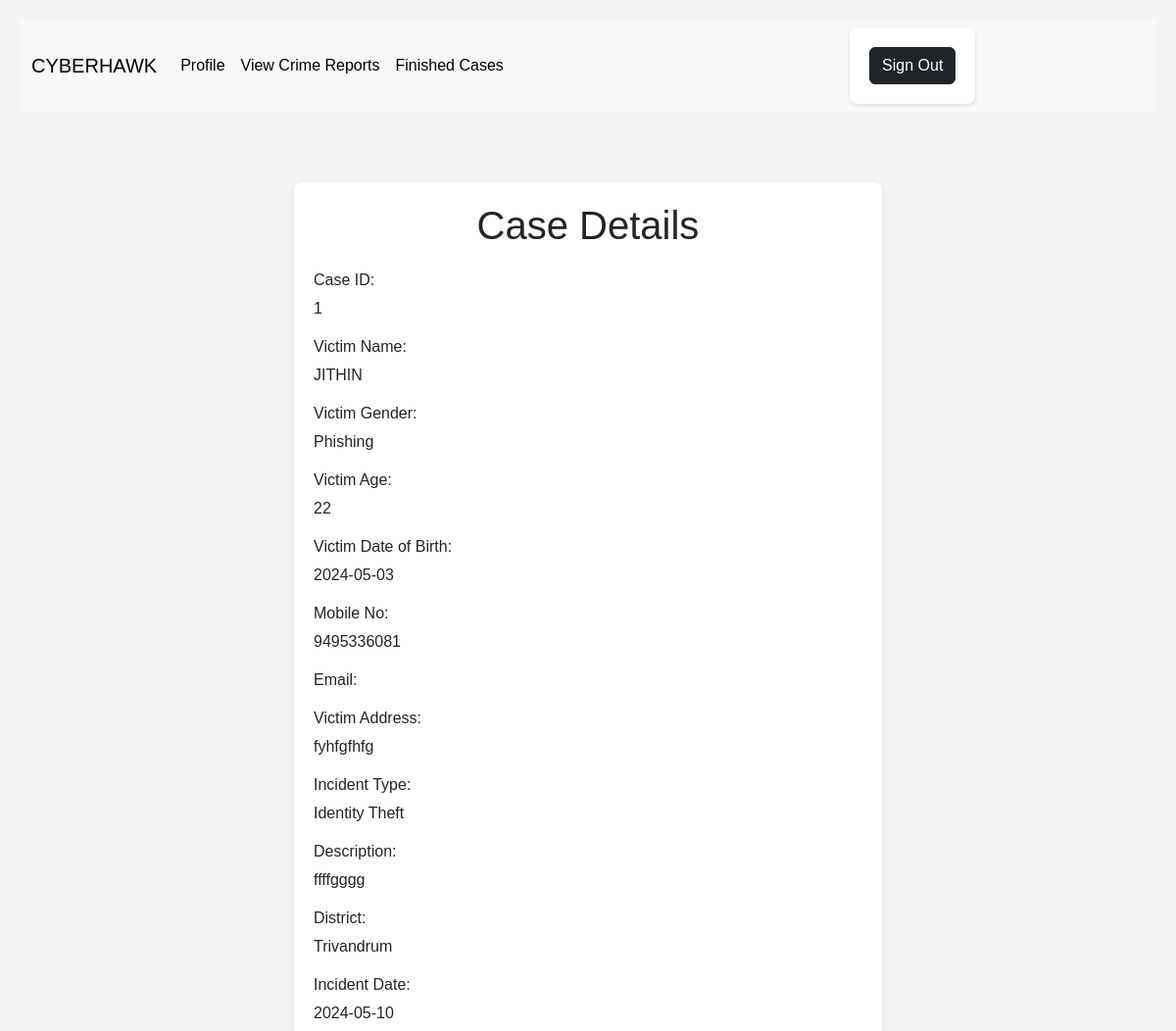
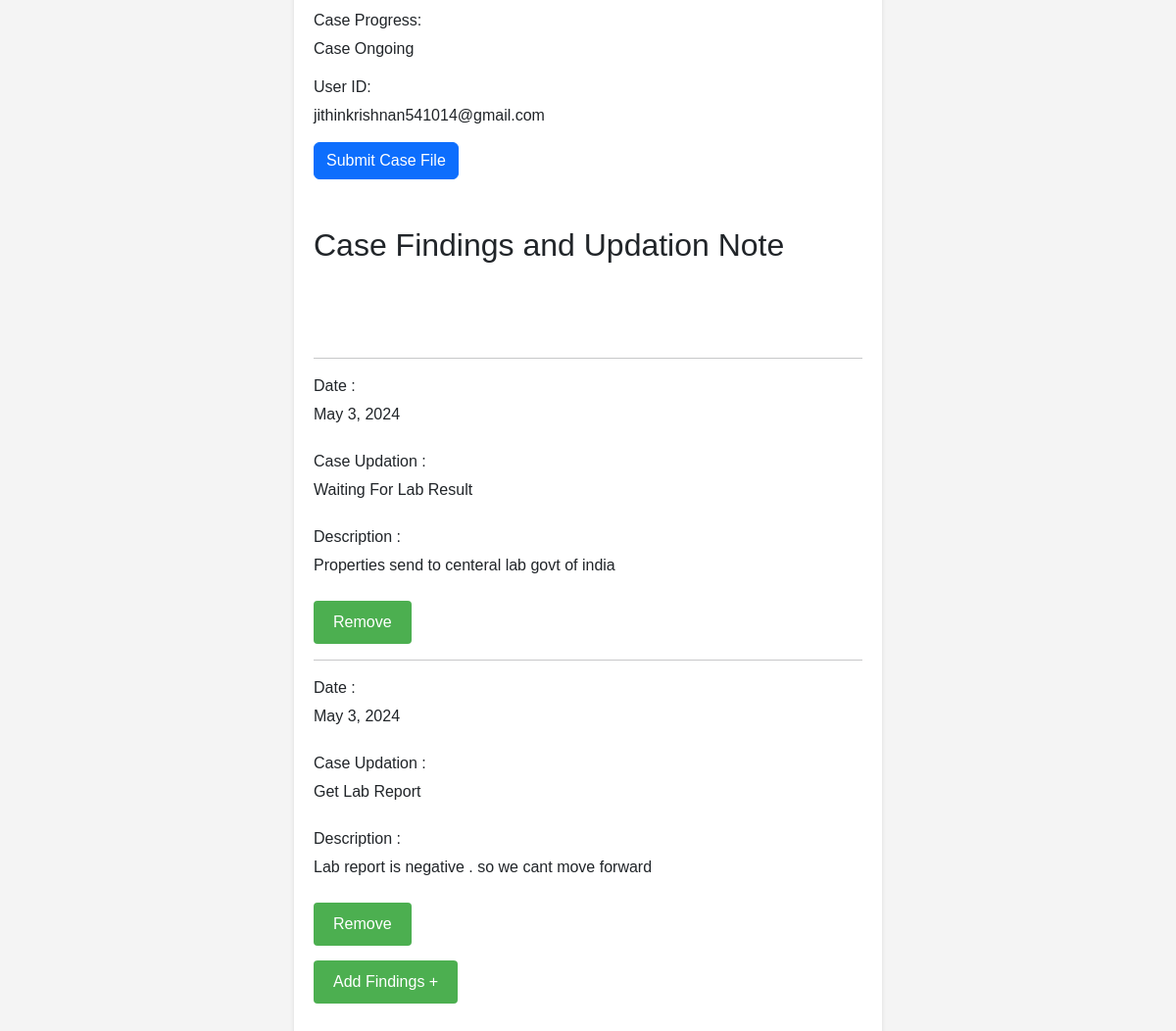
Screenshot of /Staff/Assign1/1 with the database file from the repository (2 pictures, top to bottom).
### website/models.py (models this page shows, shortened)
class crimetable(models.Model):
    case_id = models.IntegerField(primary_key='true', auto_created="true")
    victim_name =models.CharField(max_length=30)
    victim_gender = models.CharField(max_length=50)
    victim_age =models.CharField(max_length=15)
    victim_dob = models.CharField(max_length=15)
    mobile_no = models.CharField(max_length=15)
    email = models.CharField(max_length=40)
    victim_address = models.CharField(max_length=50)
    incident_type = models.CharField(max_length=50)
    description = models.CharField(max_length=100)
    district = models.CharField(max_length=25)
    incident_date = models.CharField(max_length=20)
    case_progress = models.IntegerField(default=0) # 1- case closed , 0- registred , 2- case is on going
    userid=models.ForeignKey(registrationtable,on_delete=models.SET_NULL,null=True)

class CaseFlow(models.Model):
    date=models.DateField(auto_now=True)
    findings=models.CharField(max_length=200)
    description=models.CharField(max_length=200)
    case_id = models.ForeignKey(crimetable,on_delete=models.CASCADE)

### Staff/views.py (the view)
# urls.py: path('Assign1/<int:id>',views.Assign1, name='Assign1'),
@csrf_exempt
def Assign1(request,id):
    a=crimetable.objects.filter(case_id=id).first()
    b=CaseFlow.objects.filter(case_id=a)
    return render(request,"Staff/casereport.html",{"data":a,"developments":b})

### templates/Staff/casereport.html (shortened to what this page needs)
{% extends 'Staff/home.html' %}
{% block content %}
<link href="https://cdn.jsdelivr.net/npm/bootstrap@5.3.0/dist/css/bootstrap.min.css" rel="stylesheet">
   <br>
   <br>
   <br>
   <form id="bookingForm">
       <h1>Case Details</h1>
       <div>
        <label for="caseId">Case ID:</label>
        <span>{{ data.case_id }}</span>
    </div>
    <div>
        <label for="victimName">Victim Name:</label>
        <span>{{ data.victim_name }}</span>
    </div>
    <div>
        <label for="victimGender">Victim Gender:</label>
        <span>{{ data.victim_gender }}</span>
    </div>
    <div>
        <label for="victimAge">Victim Age:</label>
        <span>{{ data.victim_age }}</span>
    </div>
    <div>
        <label for="victimDob">Victim Date of Birth:</label>
        <span>{{ data.victim_dob }}</span>
    </div>
    <div>
        <label for="mobileNo">Mobile No:</label>
        <span>{{ data.mobile_no }}</span>
    </div>
    <div>
        <label for="email">Email:</label>
    </div>
    <div>
        <label for="victimAddress">Victim Address:</label>
        <span>{{ data.victim_address }}</span>
    </div>
    <div>
        <label for="incidentType">Incident Type:</label>
        <span>{{ data.incident_type }}</span>
    </div>
    <div>
        <label for="description">Description:</label>
        <span>{{ data.description }}</span>
    </div>
    <div>
        <label for="district">District:</label>
        <span>{{ data.district }}</span>
    </div>
    <div>
        <label for="incidentDate">Incident Date:</label>
        <span>{{ data.incident_date }}</span>
    </div>
    <div>
        <label for="caseProgress">Case Progress:</label>
        <span>
            {% if data.case_progress == 1 %}
                Case Closed
            {% elif data.case_progress == 0 %}
                Registered
            {% elif data.case_progress == 2 %}
                Case Ongoing
            {% endif %}
        </span>
    </div>
    <div>
        <label for="userId">User ID:</label>
        <span>{{ data.userid_id }}</span>
    </div>
    <a href="{% url 'Staff:SubmitCase' data.case_id %}" class="btn btn-primary">Submit Case File</a>
       <br><br><br>
       <h2>Case Findings and Updation Note</h2>
       <br><br><br>
       <div id="workoutPlans">
           {% for i in  developments %}
           <div>
           <hr>
           <label for="workoutName">Date :</label>
           <span>{{ i.date }} </span>
           <br>
           <br>
           <label for="workoutDescription">Case Updation :</label>
           <span>{{ i.findings }} </span>
           <br>
           <br>
           <label for="workoutStatus">Description :</label>{{ i.description }}
           <br>
           <br>
               <button type="submit" value="{{ i.id }}" onclick="removeWorkoutPlan(this)">Remove</button>
           </div>
           {% endfor %}
       </div>
       <button type="button" onclick="addWorkoutPlan()">Add Findings +</button>
       <br> <br>
   </form>
   {% endblock %}

### templates/Staff/casereport.html (style rules this page uses)
body { font-family: Arial, sans-serif; background-color: #f4f4f4; padding: 20px; }
h1 { text-align: center; margin-bottom: 20px; }
form { background-color: #fff; padding: 20px; border-radius: 8px; box-shadow: 0 2px 4px rgba(0, 0, 0, 0.1); max-width: 600px; margin: 0 auto; }
form div { margin-bottom: 15px; }
label { display: block; margin-bottom: 5px; }
button[type="submit"], button[type="button"] { background-color: #4CAF50; color: white; padding: 10px 20px; border: none; border-radius: 4px; cursor: pointer; }

### rows the page displays
crimetable: case_id "1", victim_name "JITHIN", victim_gender "Phishing", victim_age "22", victim_dob "2024-05-03", mobile_no "9495336081", victim_address "fyhfgfhfg", incident_type "Identity Theft", description "ffffgggg", district "Trivandrum", incident_date "2024-05-10", userid_id "jithinkrishnan541014@gmail.com"
CaseFlow: date "May 3, 2024", findings "Waiting For Lab Result", description "Properties send to centeral lab govt of india", {{ i.id }} 3 (drawn)
CaseFlow: date "May 3, 2024", findings "Get Lab Report", description "Lab report is negative . so we cant move forward", {{ i.id }} 4 (drawn)
